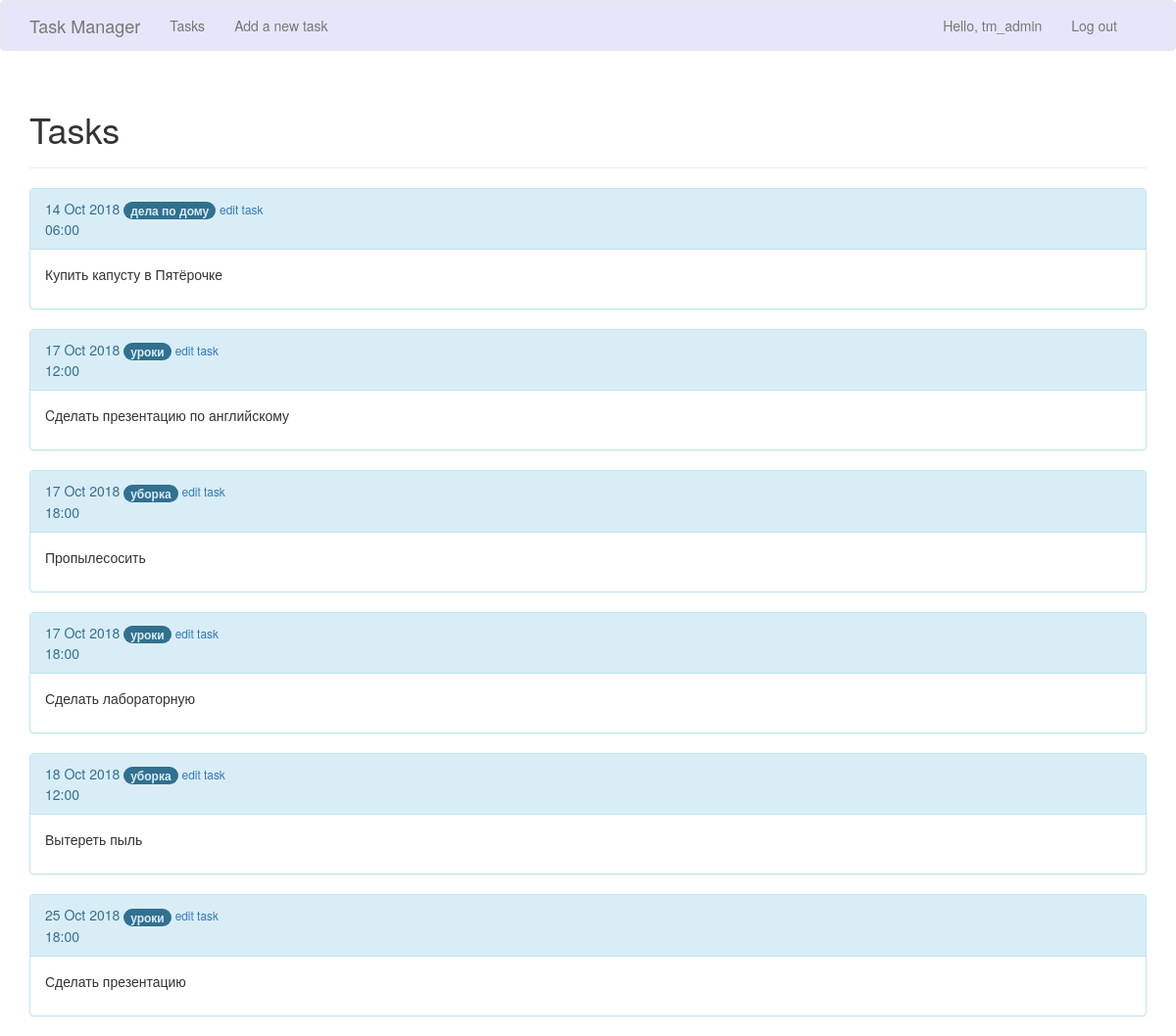
Page /tasks/ (signed in) on the committed database.
### tasks_manager/models.py (models this page shows)
class Task(models.Model):
    text=models.CharField(max_length=200)
    time = models.TimeField()
    due_date = models.DateField()
    owner = models.ForeignKey(User)
    is_complete = models.BooleanField(default=False)
    category = models.CharField(max_length=200)
    def __str__(self):
        return self.text

### tasks_manager/views.py (the view)
# urls.py: url(r'^tasks/$', views.tasks, name='tasks'),
@login_required
def tasks(request):
    tasks = Task.objects.filter(owner=request.user).order_by('due_date', 'time')
    context = {'tasks' : tasks}
    return render(request, 'tasks_manager/tasks.html', context)

### tasks_manager/templates/tasks_manager/tasks.html
{% extends 'tasks_manager/base.html' %}
{% block header %}
  <h1>Tasks</h1>
{% endblock header %}
{% block content %}
  {% for task in tasks %}
    <div class="panel panel-info">
      <div class="panel-heading" >
          {{ task.due_date|date:'d M Y' }}
	  <span class="badge">{{ task.category }}</span>
	  <small>
	    <a href="{% url 'tasks_manager:edit_task' task.id %}">
	      edit task</a>
	  </small>
	  <br>{{ task.time|time:'H:i' }}
      </div>
      <div class="panel-body">
          {{ task|linebreaks }}
      </div>
    </div>
  {% empty %}
    <li>No tasks have been added yet</li>
  {% endfor %}
{% endblock content %}

### tasks_manager/templates/tasks_manager/base.html (shortened to what this page needs)
{% load bootstrap3 %}
<!DOCTYPE html>
<html lang="en">
  <head>
    {% bootstrap_css %}
  </head>
    <body>
      <nav class="navbar navbar-default" style="background-color: #e6e6fa; ">
        <div class="container">
          <div class="navbar-header">
	    <a class="navbar-brand" href="{% url 'tasks_manager:index' %}">
		Task Manager</a>
	  </div>
	  <div id="navbar" class="navbar-collapse collapse">
	    <ul class="nav navbar-nav">
	      <li><a href="{% url 'tasks_manager:tasks' %}">Tasks</a></li>
	    </ul>
	  <div id="navbar" class="navbar-collapse collapse">
	    <ul class="nav navbar-nav">
	      <li><a href="{% url 'tasks_manager:new_task' %}">Add a new task</a></li>
	    </ul>
	    <ul class="nav navbar-nav navbar-right">
	      {% if user.is_authenticated %}
		<li><a>Hello, {{user.username }}</a></li>
		<li><a href="{% url 'users:logout' %}">Log out</a></li>
	      {% else %}
		<li><a href="{% url 'users:register' %}">Register</a></li>
		<li><a href="{% url 'users:login' %}">Log in</a></li>
	      {% endif %}
	    </ul>
	  </div>
	</div>
      </nav>
	  <div class="container">
	    <div class="page-header">
	      {% block header %}{% endblock header %}
	    </div>
	    <div>
              {% block content %}{% endblock content %}
	    </div>
	  </div>
    </body>
</html>

### rows in the picture
Task: due_date "14 Oct 2018", category "дела по дому", time "06:00", text "Купить капусту в Пятёрочке"
Task: due_date "17 Oct 2018", category "уроки", time "12:00", text "Cделать презентацию по английскому"
Task: due_date "17 Oct 2018", category "уборка", time "18:00", text "Пропылесосить"
Task: due_date "17 Oct 2018", category "уроки", time "18:00", text "Сделать лабораторную"
Task: due_date "18 Oct 2018", category "уборка", time "12:00", text "Вытереть пыль"
Task: due_date "25 Oct 2018", category "уроки", time "18:00", text "Сделать презентацию"

### other values in the picture
{{ user.username }} "tm_admin"
